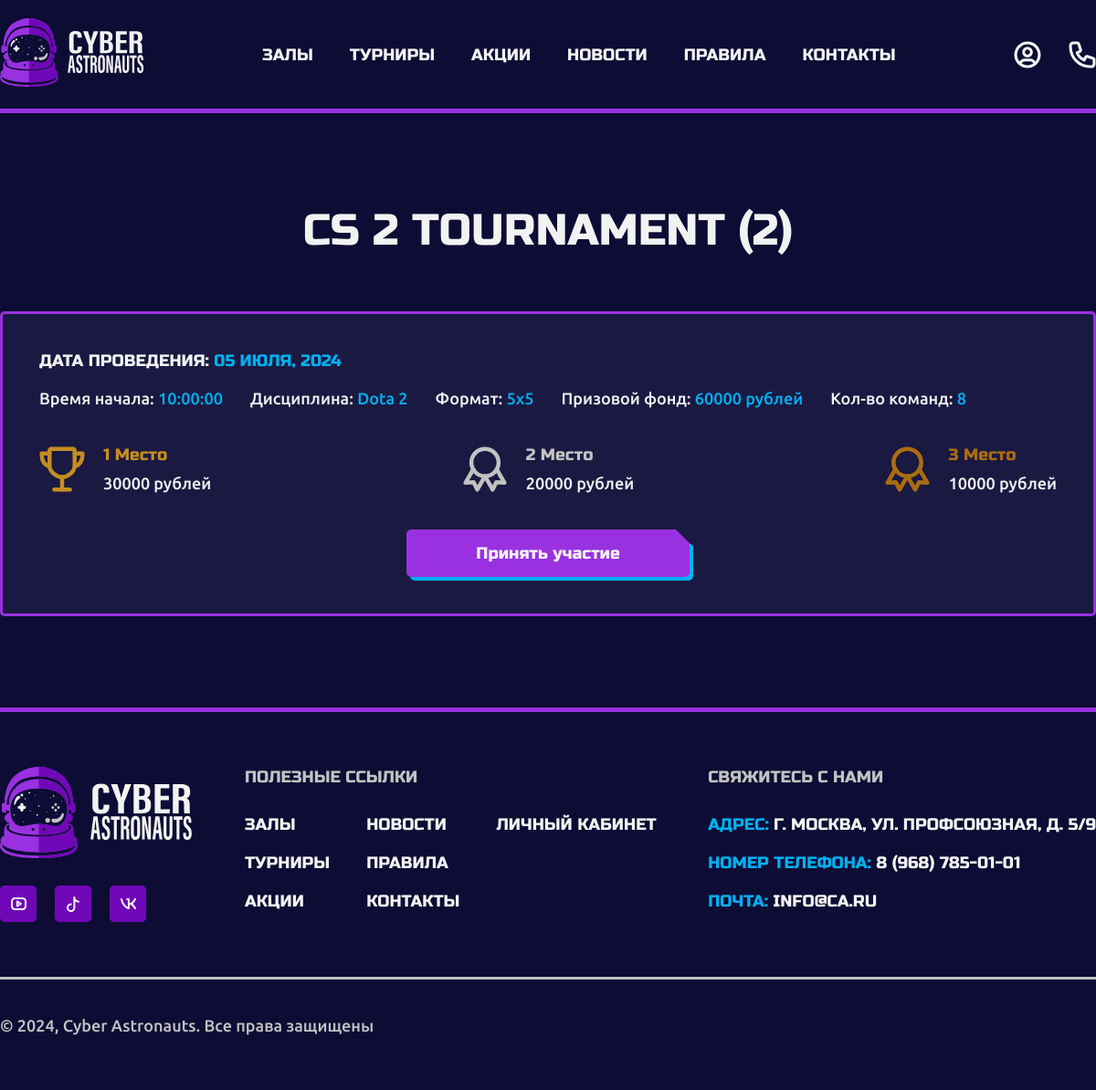
The page /tournament.php?id_tournament=4 on the database its author committed.
### tables this page shows
CREATE TABLE `tournaments` (
  `id_tournament` int NOT NULL,
  `name` varchar(64) NOT NULL,
  `id_game` int NOT NULL,
  `format` varchar(16) NOT NULL,
  `date` date NOT NULL,
  `start_time` time NOT NULL,
  `prize_pool` int NOT NULL,
  `teams_amount` int NOT NULL
);

CREATE TABLE `games` (
  `id_game` int NOT NULL,
  `name` varchar(64) NOT NULL,
  `id_genre` int NOT NULL,
  `img` varchar(255) NOT NULL
);

### tournament.php (the view, shortened to what this page needs)
<!DOCTYPE html>
<html lang="ru">
<head>
    <link rel="stylesheet" type="text/css" href="assets/css/main.css">
</head>
<body>
    <?php
        include "php-connect/connect.php";
        include "php-handler/header.php";
    ?>
    <main>
        <section class="tournament">
            <div class="container tournament_block">
            <?php
                    $id_tournament = $_GET['id_tournament'];
                    $select_tournament = "SELECT tournaments.id_tournament, tournaments.name, tournaments.format, tournaments.date, tournaments.start_time, tournaments.prize_pool, tournaments.teams_amount, games.name as game_name FROM tournaments INNER JOIN games ON tournaments.id_game = games.id_game WHERE id_tournament = '$id_tournament';";
                    $tournament_result = mysqli_query($connect, $select_tournament) or die(mysqli_error($connect));
                    $tournament_rows = mysqli_fetch_array($tournament_result);
                    $arr = [
                        'января',
                        'февраля',
                        'марта',
                        'апреля',
                        'мая',
                        'июня',
                        'июля',
                        'августа',
                        'сентября',
                        'октября',
                        'ноября',
                        'декабря'
                      ];
                    $date = date("m", strtotime($tournament_rows['date']))-1;
                    $first = $tournament_rows['prize_pool']/2;
                    $second = $tournament_rows['prize_pool']/3;
                    $third = $tournament_rows['prize_pool']/6;
                    echo "<h2 class='tournament_block_title'>".$tournament_rows['name']."</h2>
                    <div class='tournament_block_content'>
                        <span class='tournament_block_content_date'>Дата проведения: <span class='tournament_block_content_date_blue'>".date("d ", strtotime($tournament_rows['date'])).$arr[$date].", ".date("Y ", strtotime($tournament_rows['date']))."</span></span>
                        <ul class='tournament_block_content_list'>
                            <li class='tournament_block_content_list_item'>Время начала: <span class='tournament_block_content_list_item_blue'>".$tournament_rows['start_time']."</span></li>
                            <li class='tournament_block_content_list_item'>Дисциплина: <span class='tournament_block_content_list_item_blue'>".$tournament_rows['game_name']."</span></li>
                            <li class='tournament_block_content_list_item'>Формат:  <span class='tournament_block_content_list_item_blue'>".$tournament_rows['format']."</span></li>
                            <li class='tournament_block_content_list_item'>Призовой фонд:  <span class='tournament_block_content_list_item_blue'>".$tournament_rows['prize_pool']." рублей</span></li>
                            <li class='tournament_block_content_list_item'>Кол-во команд:  <span class='tournament_block_content_list_item_blue'>".$tournament_rows['teams_amount']."</span></li>
                        </ul>
                        <ul class='tournament_block_content_prizes'>
                            <li class='tournament_block_content_prizes_item'>
                                <img src='assets/images/gold.svg' alt='' class='tournament_block_content_prizes_item_img'>
                                <div class='tournament_block_content_prizes_item_box'>
                                    <span class='tournament_block_content_prizes_item_box_gold'>1 Место</span>
                                    <span class='tournament_block_content_prizes_item_box_prize'>".$first." рублей</span>
                                </div>
                            </li>
                            <li class='tournament_block_content_prizes_item'>
                                <img src='assets/images/silver.svg' alt='' class='tournament_block_content_prizes_item_img'>
                                <div class='tournament_block_content_prizes_item_box'>
                                    <span class='tournament_block_content_prizes_item_box_silver'>2 Место</span>
                                    <span class='tournament_block_content_prizes_item_box_prize'>".$second." рублей</span>
                                </div>
                            </li>
                            <li class='tournament_block_content_prizes_item'>
                                <img src='assets/images/bronze.svg' alt='' class='tournament_block_content_prizes_item_img'>
                                <div class='tournament_block_content_prizes_item_box'>
                                    <span class='tournament_block_content_prizes_item_box_bronze'>3 Место</span>
                                    <span class='tournament_block_content_prizes_item_box_prize'>".$third." рублей</span>
                                </div>
                            </li>
                        </ul>
                        <button class='tournament_block_content_btn' onclick='openTournamentForm()'>Принять участие</button>
                    </div>";
                ?>
            </div>
        </section>
    </main>
    <?php
        include "php-handler/footer.php";
    ?>
</body>
</html>

### assets/css/main.css (style rules this page uses)
* { padding: 0; margin: 0; font-family: "Ubuntu"; color: #f2f2f2; font-size: 18px; font-weight: 500; }
body { background: #0D0C34; }
main { background: #0D0C34; }
.container { max-width: 1340px; margin: 0 auto; text-align: center; }
h2 { font-size: 48px; font-weight: 400; font-family: "RussoOne"; text-transform: uppercase; }
button, .button { display: inline-block; position: relative; border: none; color: #f2f2f2; cursor: pointer; text-decoration: none; padding: 15px; text-align: center; border-radius: 5px; font-family: "RussoOne"; font-weight: 400; filter: drop-shadow(4px 4px 0px #01B0F1); transition: 0.5s; background: #9931E0; -webkit-clip-path: polygon(-20% -20%, calc(100% - 15px) 0, 100% 15px, 120% 120%, -20% 120%); clip-path: polygon(-20% -20%, calc(100% - 15px) 0, 100% 15px, 120% 120%, -20% 120%); }
::placeholder { color: #C2C2C2; }
.tournament { padding: 100px 0; border-top: 5px solid #9931E0; }
.tournament_block { display: flex; flex-direction: column; }
.tournament_block_title { margin-bottom: 60px; }
.tournament_block_content { display: flex; flex-direction: column; align-items: flex-start; background: #1A1941; border-radius: 5px; border: 3px solid #9931E0; padding: 40px; }
.tournament_block_content_date { text-align: left; margin-bottom: 20px; font-family: "RussoOne"; font-weight: 400; text-transform: uppercase; }
.tournament_block_content_date_blue { color: #01B0F1; font-family: "RussoOne"; font-weight: 400; text-transform: uppercase; }
.tournament_block_content_list { display: flex; align-items: flex-start; list-style: none; gap: 30px; margin-bottom: 40px; }
.tournament_block_content_list_item_blue { color: #01B0F1; }
.tournament_block_content_prizes { display: flex; list-style: none; justify-content: space-between; margin-bottom: 40px; width: 100%; }
.tournament_block_content_prizes_item { display: flex; gap: 20px; align-items: center; }
.tournament_block_content_prizes_item_img { width: 50px; height: 50px; -o-object-fit: contain; object-fit: contain; }
.tournament_block_content_prizes_item_box { display: flex; flex-direction: column; gap: 10px; text-align: left; }
.tournament_block_content_prizes_item_box_gold { font-family: "RussoOne"; font-weight: 400; color: #C58D20; }
.tournament_block_content_prizes_item_box_silver { font-family: "RussoOne"; font-weight: 400; color: #C2C2C2; }
.tournament_block_content_prizes_item_box_bronze { font-family: "RussoOne"; font-weight: 400; color: #AB6D10; }
.tournament_block_content_btn { align-self: center; width: 310px; }

### rows shown on the page
tournaments: name "CS 2 TOURNAMENT (2)", date "05", date "ИЮЛЯ", date "2024", start_time "10:00:00", id_game.name "Dota 2", format "5x5", prize_pool "60000", teams_amount "8", prize_pool "30000", prize_pool "20000", prize_pool "10000"
